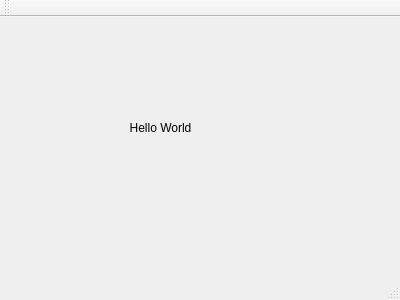
<?xml version="1.0" encoding="UTF-8"?>
<ui version="4.0">
 <class>MainWindow</class>
 <widget class="QMainWindow" name="MainWindow">
  <property name="geometry">
   <rect>
    <x>0</x>
    <y>0</y>
    <width>400</width>
    <height>300</height>
   </rect>
  </property>
  <property name="windowTitle">
   <string>MainWindow</string>
  </property>
  <widget class="QWidget" name="centralWidget">
   <widget class="QLabel" name="label">
    <property name="geometry">
     <rect>
      <x>90</x>
      <y>90</y>
      <width>141</width>
      <height>41</height>
     </rect>
    </property>
    <property name="text">
     <string>Hello World</string>
    </property>
    <property name="alignment">
     <set>Qt::AlignCenter</set>
    </property>
   </widget>
  </widget>
  <widget class="QMenuBar" name="menuBar">
   <property name="geometry">
    <rect>
     <x>0</x>
     <y>0</y>
     <width>400</width>
     <height>23</height>
    </rect>
   </property>
  </widget>
  <widget class="QToolBar" name="mainToolBar">
   <attribute name="toolBarArea">
    <enum>TopToolBarArea</enum>
   </attribute>
   <attribute name="toolBarBreak">
    <bool>false</bool>
   </attribute>
  </widget>
  <widget class="QStatusBar" name="statusBar"/>
 </widget>
 <layoutdefault spacing="6" margin="11"/>
 <resources/>
 <connections/>
</ui>
